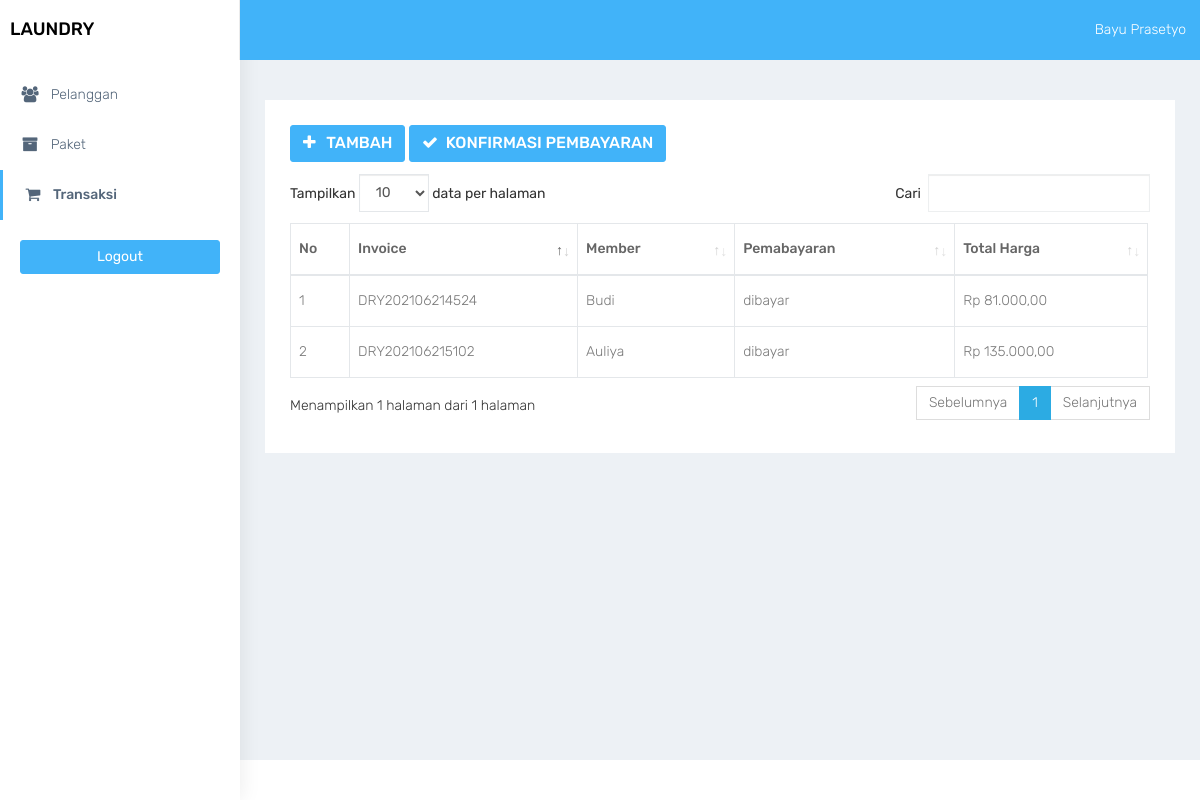
/transaksi_index.php (signed in), run on the app's committed database.
### tables this page shows
CREATE TABLE `transaksi` (
  `id_transaksi` int(11) NOT NULL AUTO_INCREMENT,
  `kode_invoice` varchar(100) DEFAULT NULL,
  `member_id` int(11) DEFAULT NULL,
  `tgl` datetime DEFAULT NULL,
  `batas_waktu` datetime DEFAULT NULL,
  `tgl_pembayaran` datetime DEFAULT NULL,
  `status` enum('baru','proses','selesai','diambil') DEFAULT NULL,
  `status_bayar` enum('dibayar','belum') DEFAULT NULL,
  `user_id` int(11) DEFAULT NULL,
  PRIMARY KEY (`id_transaksi`),
  KEY `member_id` (`member_id`),
  KEY `user_id` (`user_id`),
  CONSTRAINT `transaksi_ibfk_2` FOREIGN KEY (`member_id`) REFERENCES `member` (`id_member`),
  CONSTRAINT `transaksi_ibfk_3` FOREIGN KEY (`user_id`) REFERENCES `user` (`id_user`)
);

CREATE TABLE `member` (
  `id_member` int(11) NOT NULL AUTO_INCREMENT,
  `nama_member` varchar(100) DEFAULT NULL,
  `alamat_member` text DEFAULT NULL,
  `jenis_kelamin` enum('L','P') DEFAULT NULL,
  `telp_member` varchar(15) DEFAULT NULL,
  PRIMARY KEY (`id_member`)
);

CREATE TABLE `detail_transaksi` (
  `id_detail` int(11) NOT NULL AUTO_INCREMENT,
  `transaksi_id` int(11) DEFAULT NULL,
  `paket_id` int(11) DEFAULT NULL,
  `qty` double DEFAULT NULL,
  `total_harga` double DEFAULT NULL,
  `keterangan` text DEFAULT NULL,
  `total_bayar` int(11) DEFAULT NULL,
  PRIMARY KEY (`id_detail`),
  KEY `transaksi_id` (`transaksi_id`),
  KEY `paket_id` (`paket_id`),
  CONSTRAINT `detail_transaksi_ibfk_1` FOREIGN KEY (`transaksi_id`) REFERENCES `transaksi` (`id_transaksi`),
  CONSTRAINT `detail_transaksi_ibfk_2` FOREIGN KEY (`paket_id`) REFERENCES `paket` (`id_paket`)
);

### functions.php (called while the page is built, shortened)
<?php
function ambildata($conn,$query){
    $data = mysqli_query($conn,$query);
    if (mysqli_num_rows($data) > 0) {
        while($row = mysqli_fetch_assoc($data)){
        $hasil[] = $row;
    }
    return $hasil;
    }
}
function rupiah($angka){
	$hasil_rupiah = "Rp " . number_format($angka,2,',','.');
	return $hasil_rupiah;
}
?>

### transaksi_index.php (the view)
<?php
$title = 'transaksi';
require 'functions.php';
require 'layout_header.php';
$query = "SELECT transaksi.*,member.nama_member , detail_transaksi.total_harga FROM transaksi INNER JOIN member ON member.id_member = transaksi.member_id INNER JOIN detail_transaksi ON detail_transaksi.transaksi_id = transaksi.id_transaksi ";
$data = ambildata($conn,$query);
?>
<div class="container-fluid">
    <br>
    <br>
    <div class="row">
        <div class="col-md-12 col-lg-12 col-sm-12 col-xs-12">
            <div class="white-box">
                <div class="row">
                    <div class="col-md-6">
                        <a href="transaksi_cari_member.php" class="btn btn-info box-title"><i class="fa fa-plus fa-fw"></i> Tambah</a>
                         <a href="transaksi_konfirmasi.php" class="btn btn-info box-title"><i class="fa fa-check fa-fw"></i> Konfirmasi Pembayaran</a>
                    </div>
                </div>
                <div class="table-responsive">
                    <table class="table table-bordered thead-dark" id="table">
                        <thead class="thead-dark">
                            <tr>
                                <th>No</th>
                                <th>Invoice</th>
                                <th>Member</th>
                                <th>Pemabayaran</th>
                                <th>Total Harga</th>
                            </tr>
                        </thead>
                        <tbody>
                            <?php if($data == null){
                                echo "<tr>";
                                echo "<td> kosong </td>";
                                echo "</tr>";
                            ?>
                            <?php
                            } else { ?>
                            <?php
                                foreach($data as $transaksi): ?>
                                <tr>
                                    <td></td>
                                    <td><?= $transaksi['kode_invoice'] ?></td>
                                    <td><?= $transaksi['nama_member'] ?></td>
                                    <td><?= $transaksi['status_bayar'] ?></td>
                                    <td><?= rupiah($transaksi['total_harga']) ?></td>
                                </tr>
                            <?php  endforeach; ?>
                            <?php } ?>
                        </tbody>
                    </table>
                </div>
            </div>
        </div>
    </div>
</div>
<?php
require'layout_footer.php';

### layout_header.php (shortened to what this page needs)
<!DOCTYPE html>
<html lang="en">
<head>
    <link href="assets/bootstrap/dist/css/bootstrap.min.css" rel="stylesheet">
    <link href="assets/plugins/bower_components/sidebar-nav/dist/sidebar-nav.min.css" rel="stylesheet">
    <link href="assets/plugins/bower_components/toast-master/css/jquery.toast.css" rel="stylesheet">
    <link href="assets/plugins/bower_components/morrisjs/morris.css" rel="stylesheet">
    <link href="assets/plugins/bower_components/chartist-js/dist/chartist.min.css" rel="stylesheet">
    <link href="assets/plugins/bower_components/chartist-plugin-tooltip-master/dist/chartist-plugin-tooltip.css" rel="stylesheet">
    <link href="assets/css/animate.css" rel="stylesheet">
    <link href="assets/css/style.css" rel="stylesheet">
    <link href="assets/css/colors/default.css" id="theme" rel="stylesheet">
    <link rel="stylesheet" type="text/css" href="assets/DataTables/datatables.min.css"/>
</head>
<body class="fix-header">
    <div id="wrapper">
        <nav class="navbar navbar-default navbar-static-top m-b-0">
            <div class="navbar-header">
                <div class="top-left-part">
                    <a class="logo" href="#">
                        <b style="color:black">
                            LAUNDRY
                        </b>
                    </a>
                </div>
                <ul class="nav navbar-top-links navbar-right pull-right">
                    <li>
                        <a class="profile-pic" href="#"> <b class="hidden-xs"></b> <?php echo $_SESSION['nama_user']; ?>  </a>
                    </li>
                </ul>
            </div>
        </nav>
        <div class="navbar-default sidebar" role="navigation">
            <div class="sidebar-nav slimscrollsidebar">
                <div class="sidebar-head">
                    <h3><span class="fa-fw open-close"><i class="ti-close ti-menu"></i></span> <span class="hide-menu">Navigation</span></h3>
                </div>
                <ul class="nav" id="side-menu">
                    <li style="padding: 70px 0 0;">
                    </li>
                    <li>
                        <a href="pelanggan_index.php" class="waves-effect <?php if($title=='pelanggan'){echo 'active';}?>"><i class="fa fa-users fa-fw" aria-hidden="true"></i> Pelanggan</a>
                    </li>
                    <li>
                        <a href="paket_index.php" class="waves-effect <?php if($title=='paket'){echo 'active';} ?>"><i class="fa fa-archive fa-fw" aria-hidden="true"></i> Paket</a>
                    </li>
                    <li>
                        <a href="transaksi_index.php" class="waves-effect"><i class="fa fa-shopping-cart fa-fw" aria-hidden="true"></i> Transaksi</a>
                    </li>
                </ul>
                <div class="center p-20">
                     <a href="logout.php" class="btn btn-info btn-block waves-effect waves-light" onclick="return confirm('Apakah anda yakin ingin logout? ? ');">Logout</a>
                 </div>
            </div>
        </div>
        <div id="page-wrapper">

### layout_footer.php (shortened to what this page needs)
<footer class="footer text-center"></footer>
        </div>
    </div>
</body>
</html>

### assets/css/colors/default.css (style rules this page uses)
body { background: #fff; }
.top-left-part { background: #fff; }
.navbar-header { background: #41b3f9; }
.navbar-top-links > li > a { color: #ffffff; }
.sidebar .sidebar-head { background: #ffffff; }
.sidebar .sidebar-head h3 { color: #686868; }
.sidebar { background: #fff; box-shadow: 1px 0px 20px rgba(0, 0, 0, 0.08); }
#side-menu li a { color: #54667a; }
#side-menu li a { color: #54667a; border-left: 0px solid #fff; }
#side-menu > li > a { border-left: 3px solid transperant; }
#side-menu > li > a.active { background: transperant; color: #54667a; border-left: 3px solid #41b3f9; font-weight: 500; }

### data on the page
transaksi: kode_invoice "DRY202106215102", member.nama_member "Auliya", status_bayar "dibayar", detail_transaksi.total_harga "Rp 135.000,00"
transaksi: kode_invoice "DRY202106214524", member.nama_member "Budi", status_bayar "dibayar", detail_transaksi.total_harga "Rp 81.000,00"

### other printed values
$_SESSION['nama_user'] "Bayu Prasetyo"
